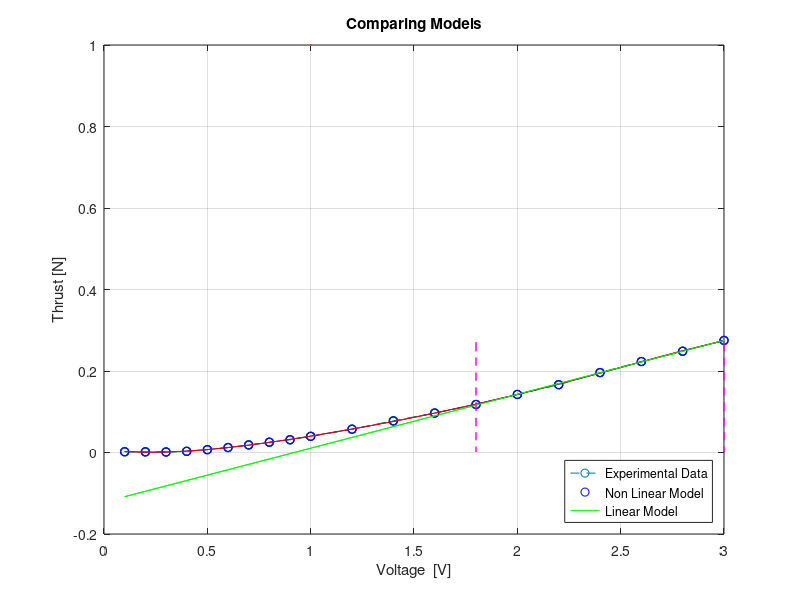

Here is the MATLAB script that generated this plot:
%% Modeling of Aeropendulum
clc
clear

% Voltages [V] Applied on the motor
Voltage_data= cat(2, 0.1 :0.1: 1.0 , 1.2 :0.2: 3);

%Weight measured in the scale [N] associated with those Voltages
Weight_data= [ 0.0055   0.0046  0.0037  0.0083  0.0203  ...
               0.0352   0.0537  0.0731  0.0907  0.1147  ...
               0.1655   0.2247  0.2802  0.3412  0.4124  ...
               0.4817   0.5677  0.6463  0.7194  0.7961];

%% Equation for Thrust
%Thrust is the ammount of force applied by the Aeropendulum's motor 
L1= 9.5e-2;      % [m]
L2= 27.5e-2;     % [m]

Thrust_data=(L1/L2)*Weight_data;

% Plot:
plot(Voltage_data, Thrust_data,'--o')
grid on
xlabel('Voltage  [V]')
ylabel('Thrust [N]')
title('Experimental data of the Aeropendulum')

%% Static Gain [LINEAR]
% Choosing a (almost) linear range and then applying Polyfit

%Choosing (almost) Linear zone
min_Voltage= 1.8;   %Begin of Linear zone
max_Voltage= 3;     %End of Linear zone

Start_Index= find(Voltage_data==min_Voltage);
End_Index  = find(Voltage_data==max_Voltage);

%Polyfits the system in the 'linear zone'
p_Linear=polyfit(Voltage_data(Start_Index:End_Index), Thrust_data(Start_Index:End_Index),1);
Pol_Linear=polyval(p_Linear, Voltage_data);

%Plots Polyfit
hold on
plot(Voltage_data, Thrust_data, 'ob')   % Experimental Data
plot(Voltage_data, Pol_Linear, 'g')     % Linear Model

%Lines to mark the Linear Region
Data_Size=size(Thrust_data);
Linear_Begin= min_Voltage*ones(Data_Size);
Linear_End  = max_Voltage*ones(Data_Size);

%Lines for Linear Region
plot(Linear_Begin, Thrust_data,'--m')
plot(Linear_End  , Thrust_data,'--m')

% Plot:
grid on
xlabel('Voltage  [V]')
ylabel('Thrust [N]')
title('Linear Model')
legend('Real Data', 'Linear Model', ...
       'Linear Upper Limit','Linear Bottom Limit' ...
       ,'Location','southeast')

msg=['[Linear]     Static Gains: [', num2str(p_Linear),']'];
disp(msg)

%% Static Gain [NON-LINEAR]
% Polyfit the whole data
p_Non_Linear=polyfit(Voltage_data, Thrust_data,5);
Pol_Non_Linear=polyval(p_Non_Linear, Voltage_data);

hold on

plot(Voltage_data, Thrust_data,'--og', LineWidth=1)   
plot(Voltage_data, Pol_Non_Linear,'Color','b') 

% Plot:
grid on
xlabel('Voltage  [V]')
ylabel('Thrust [N]')
title('Non-Linear Model')
legend('Real Data', 'Non Linear Model')

msg=['[Non-Linear] Static Gains: [', num2str(p_Non_Linear),']'];
disp(msg)

%% Comparing Models
close all
hold on

plot(Voltage_data, Thrust_data,'ob','LineWidth',1)  % Experimental data
plot(Voltage_data, Pol_Non_Linear,'r')              % Non linear Model
plot(Voltage_data, Pol_Linear, 'g')                 % Linear Model
% plot(Voltage_data(Start_Index:End_Index), Pol_Linear(Start_Index:End_Index), 'g')

%Lines for Linear Region
plot(Linear_Begin, Thrust_data,'--m')
plot(Linear_End  , Thrust_data,'--m')


grid on
xlabel('Voltage  [V]')
ylabel('Thrust [N]')
title('Comparing Models')
legend('Experimental Data', 'Non Linear Model','Linear Model', 'Location','southeast')
